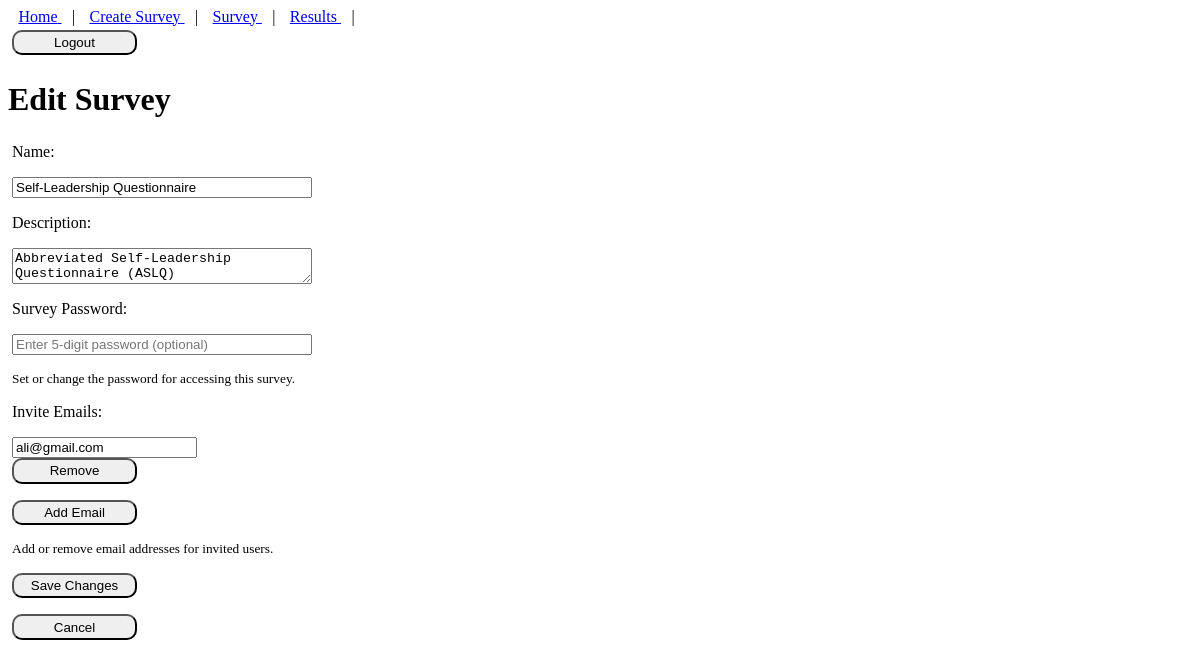
The page /survey/edit/self-leadership-questionnaire/ (signed in) on the database its author committed.
### survey/models.py (models this page shows, shortened)
class BaseModel(models.Model):
    created_at = models.DateTimeField(auto_now_add=True)
    updated_at = models.DateTimeField(auto_now=True)
    class Meta:
        abstract = True

class Survey(BaseModel):
    name = models.CharField(
        max_length=200,
        help_text="The title of the survey.")
    description = models.TextField(
        blank=True,
        help_text="A brief description of the survey.")
    slug = models.SlugField(max_length=225,
        unique=True,
        blank=True,
        help_text="Unique identifier for the survey.")
    is_editable = models.BooleanField(
        default=True,
        help_text="Can the survey be edited after creation?")
    allow_multiple_submissions = models.BooleanField(
        default=False,
        help_text="Allow users to submit the survey multiple times.")
    published = models.BooleanField(
        default=False,
        help_text="Is the survey published?")
    created_by = models.ForeignKey(
        get_user_model(),
        on_delete=models.CASCADE,
        related_name="surveys",
        help_text="The user who created the survey.",
        default=1)
    recipient_emails = models.TextField(
        blank=True,
        help_text="Comma-separated list of email addresses that are allowed to access this survey.")
    password = models.CharField(
        max_length=10,
        blank=True,
        help_text="Optional: Password to access the survey.")
    class Meta:
        verbose_name = "Survey"
        verbose_name_plural = "Surveys"

### survey/views.py (the view, shortened to what this page needs)
@login_required
def edit_survey(request, slug):
    survey = get_object_or_404(Survey, slug=slug, created_by=request.user)
    recipient_emails = survey.recipient_emails.split(",") if survey.recipient_emails else []
    return render(request, "survey/edit_survey.html", {"survey": survey,"recipient_emails": recipient_emails,})

### survey/templates/survey/edit_survey.html (shortened to what this page needs)
{% extends "base.html" %}
{% block content %}
<h1>Edit Survey</h1>
<form method="post">
    <label for="name">Name:</label>
    <input type="text" name="name" id="name" value="{{ survey.name }}" required>
    <label for="description">Description:</label>
    <textarea name="description" id="description" required>{{ survey.description }}</textarea>
    <label for="password">Survey Password:</label>
    <input type="text" name="password" id="password" value="{{ survey.password }}" placeholder="Enter 5-digit password (optional)">
    <small>Set or change the password for accessing this survey.</small>
    <label>Invite Emails:</label>
    <div id="emails-container">
        {% for email in recipient_emails %}
        <div class="email-item">
            <input type="email" name="emails" value="{{ email.strip }}" placeholder="Enter email">
            <button type="button" class="remove-email-button">Remove</button>
        </div>
        {% endfor %}
    </div>
    <button type="button" id="add-email-button">Add Email</button>
    <small>Add or remove email addresses for invited users.</small>
    <button type="submit">Save Changes</button>
    <button type="button" class="cancel-button" onclick="location.href='{% url 'survey:add-question' survey.slug %}'">
        Cancel
    </button>
</form>
{% endblock %}

### static/css/style.css (style rules this page uses)
form { display: flex; flex-flow: column; gap: 0.5rem; padding: 0.25rem; max-width: 300px; font-size: 1rem; gap: 1rem; }
button { padding: 0.2rem; border-radius: 10px; width: 125px; }

### rows shown on the page
Survey: name "Self-Leadership Questionnaire", description "Abbreviated Self-Leadership Questionnaire (ASLQ)", emails "ali@gmail.com"
